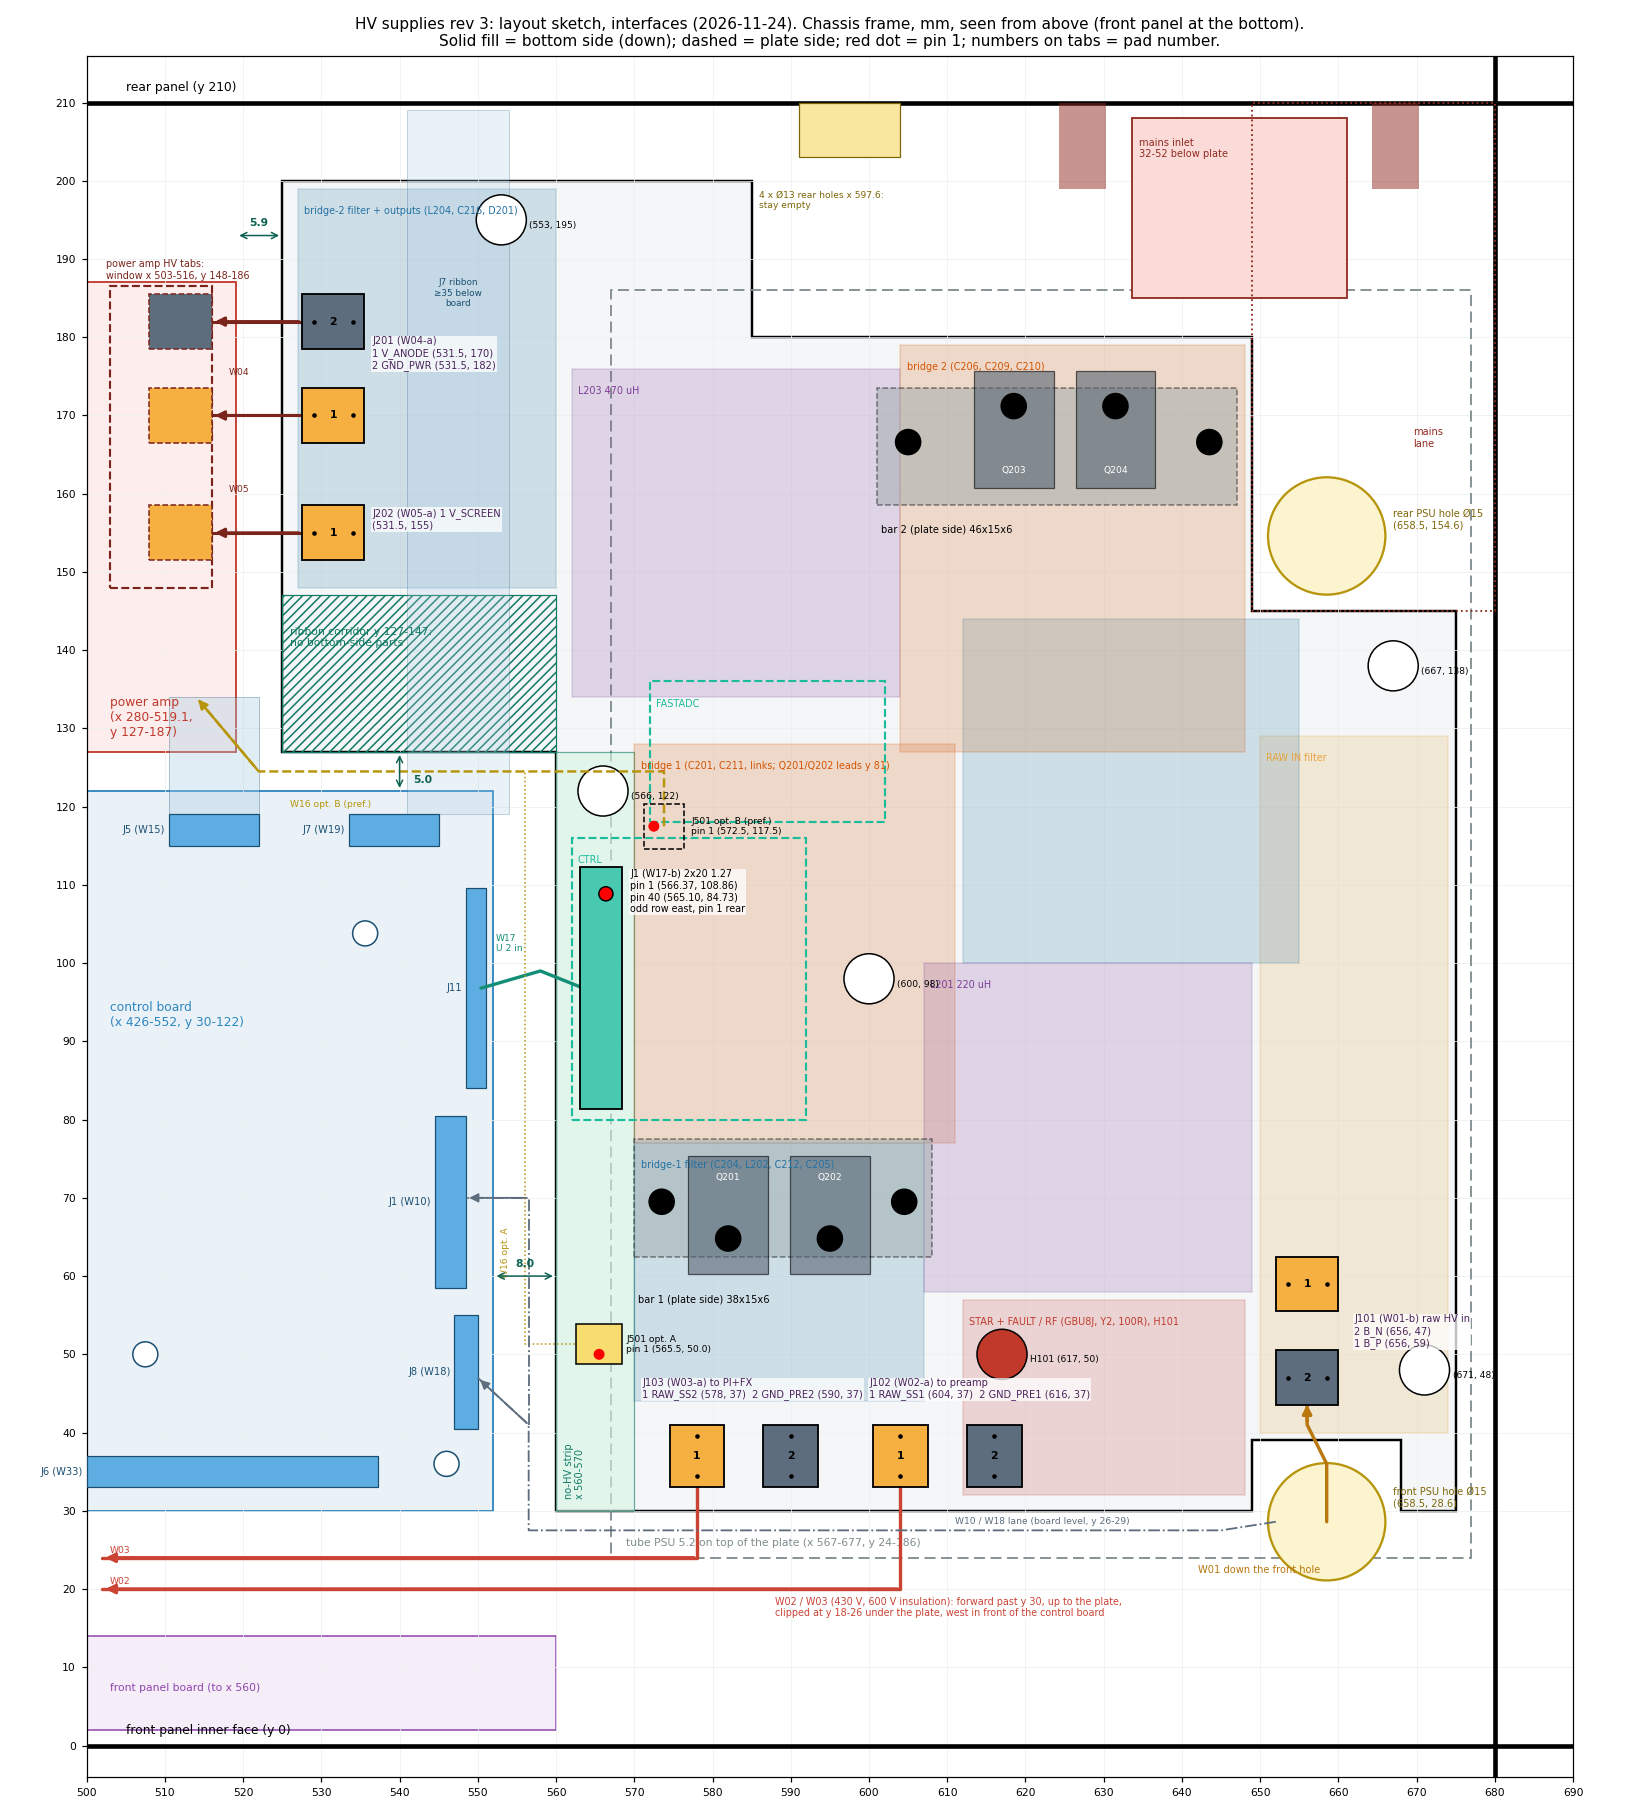

This figure's Python source:
#!/usr/bin/env python3
"""HV supplies rev 3: layout sketch, interfaces only (2026-11-24).

First step of the layout: every connector and tab that leaves the board, at its intended position with its real
footprint, the cables to the mating boards and their routes, the block zones (rectangles only), the keep-outs in
both directions. No detailed placement, no routing. Chassis frame (D748 top plate, mm): x along the front from the
left, y from the front panel's inner face toward the rear; drawn as seen from above (front panel at the bottom).
The board hangs 15 mm under the plate with its THT parts down; tabs and headers are on the downward face.

Inputs: floorplan_chosen.py (outline, standoffs, bars, plate holes, block positions), tube_amplifier_kicad
docs/interfaces.md 2.1, 4, 5, 12.1-12.4 and mechanical/chassis_fit.md (other boards, chassis features).

Run: python3 rev3/mechanical/layout_sketch.py   -> layout_sketch.png (board and its edges), layout_sketch_routes.png
"""
import os
import sys

import matplotlib
matplotlib.use("Agg")
import matplotlib.pyplot as plt                       # noqa: E402
from matplotlib.patches import Circle, Polygon as MPoly, Rectangle   # noqa: E402

HERE = os.path.dirname(os.path.abspath(__file__))
sys.path.insert(0, HERE)
import floorplan_chosen as fp                         # noqa: E402

# ---------------------------------------------------------------------------------------------------------------
# connectors and tabs that leave the board (chassis mm). Blade tab: 4.8 mm, 2 legs on 5.00 mm, 1.4 mm drill
# (Blade_Tab_4.8mm_2x_P12mm / _1x); "legs" = axis of the two legs = the blade's width direction. RCPT = plan
# outline of a fully insulated 4.8 mm receptacle on the tab (8 mm along the blade width x 7 mm), hanging down.
RCPT = (8.0, 7.0)
TABS = [
    # ref, cable, pin, net, x, y, legs axis
    ("J101", "W01", 1, "B_P", 656.0, 59.0, "x"),
    ("J101", "W01", 2, "B_N", 656.0, 47.0, "x"),
    ("J102", "W02", 1, "RAW_SS1", 604.0, 37.0, "y"),
    ("J102", "W02", 2, "GND_PRE1", 616.0, 37.0, "y"),
    ("J103", "W03", 1, "RAW_SS2", 578.0, 37.0, "y"),
    ("J103", "W03", 2, "GND_PRE2", 590.0, 37.0, "y"),
    ("J201", "W04", 1, "V_ANODE", 531.5, 170.0, "x"),
    ("J201", "W04", 2, "GND_PWR", 531.5, 182.0, "x"),
    ("J202", "W05", 1, "V_SCREEN", 531.5, 155.0, "x"),
]
# J1 (W17): J11 moved 16 mm east, same rotation; Samtec SHF-120-01-L-D-TH, shroud about 5.3 x 31 mm
J1_PIN1, J1_PIN2, J1_PIN39, J1_PIN40 = (566.37, 108.86), (565.10, 108.86), (566.37, 84.73), (565.10, 84.73)
J1_SHROUD = (563.07, 81.3, 5.33, 31.0)
# J501 (W16): Molex KK-254 2-pin vertical (housing about 5.1 x 5.8 mm); option A as floorplanned, B proposed
J501_A = ((565.5, 50.0), (565.5, 52.54))
J501_B = ((572.5, 117.5), (575.04, 117.5))

# mating-board positions (proposed windows unless the board has laid them out)
PA_TABS = [("V_SCREEN", 512.0, 155.0), ("V_ANODE", 512.0, 170.0), ("GND_PWR", 512.0, 182.0)]
PA_WINDOW = (503.0, 148.0, 13.0, 38.5)        # power amp east end: blade centres x 503-516, y 148-186.5
PRE_J501 = [("BP_RAW (1)", 356.8, 81.0), ("GND (2)", 371.8, 81.0)]   # preamp layout 6d22ff2 / b953ca3
PIFX_WINDOW = (250.0, 106.0, 26.0, 14.0)      # preferred: front-east corner
PIFX_WINDOW2 = (255.0, 125.0, 21.0, 25.0)     # second: east end behind P-J_PR_*
PIFX_TABS = [("BP_RAW", 270.0, 113.0), ("GND", 258.0, 113.0)]

# other boards and chassis features (interfaces.md 12.1, chassis_fit.md, 12.4)
CTRL = (426, 30, 126, 92)
PA = (280, 127, 239.1, 60)
PIFX = (53, 104, 226, 72)
PRE = (3, 16, 383, 72)
PSU = (567, 24, 110, 162)
FRONT_BOARD = (50, 2, 510, 12)
REAR_IO = (160, 179.7, 162, 30.3)
PSU_HOLES = [(658.5, 28.6), (658.5, 154.6)]
OT_HOLE = (415.5, 90.1)
INLET = (633.6, 185.0, 27.5, 23.0)
CTRL_HDR = {  # control board headers (12.4): name, x0, y0, x1, y1
    "J11": (548.5, 84.0, 551.0, 109.6), "J1 (W10)": (544.5, 58.5, 548.5, 80.5), "J8 (W18)": (547.0, 40.5, 550.0, 55.0),
    "J5 (W15)": (510.5, 115.0, 522.0, 119.0), "J7 (W19)": (533.5, 115.0, 545.0, 119.0),
    "J6 (W33)": (500.0, 33.0, 537.2, 37.0), "J2 (W12)": (442.5, 33.0, 459.2, 37.0), "J4 (W14)": (483.5, 115.0, 500.2, 119.0),
    "J3 (W13)": (429.0, 82.5, 433.0, 99.0), "J9 RJ45": (444.0, 104.0, 466.0, 122.0),
}
CTRL_STANDOFFS = [(432.0, 36.0), (546.0, 36.0), (437.7, 108.2), (437.8, 65.3), (475.0, 111.5), (507.5, 50.0), (535.6, 103.8)]

# block zones (rectangles only): name, x0, y0, x1, y1, side, colour
ZONES = [
    ("RAW IN filter", 650, 40, 674, 129, "b", "#e8a33d"),
    ("STAR + FAULT / RF (GBU8J, Y2, 100R), H101", 612, 32, 648, 57, "b", "#c0392b"),
    ("bridge 1 (C201, C211, links; Q201/Q202 leads y 81)", 570, 77, 611, 128, "b", "#d35400"),
    ("L201 220 uH", 607, 58, 649, 100, "b", "#7d3c98"),
    ("bridge-1 filter (C204, L202, C212, C205)", 570, 44, 607, 77, "b", "#2471a3"),
    ("", 612, 100, 655, 144, "b", "#2471a3"),
    ("L203 470 uH", 562, 134, 604, 176, "b", "#7d3c98"),
    ("bridge 2 (C206, C209, C210)", 604, 127, 648, 179, "b", "#d35400"),
    ("bridge-2 filter + outputs (L204, C216, D201)", 527, 148, 560, 199, "b", "#2471a3"),
    ("CTRL", 562, 80, 592, 116, "p", "#1abc9c"),
    ("FASTADC", 572, 118, 602, 136, "p", "#1abc9c"),
]


def rect(ax, x0, y0, w, h, **kw):
    ax.add_patch(Rectangle((x0, y0), w, h, **kw))


def draw_outline(ax, lw=1.6):
    ax.add_patch(MPoly(fp.OUTLINE, closed=True, fill=True, fc="#f4f6f7", ec="black", lw=lw, zorder=1))


def tab_rect(x, y, legs):
    w, h = RCPT if legs == "x" else RCPT[::-1]
    return x - w / 2, y - h / 2, w, h


def arrow(ax, pts, color, lw=1.6, ls="-", head=True, z=6):
    xs, ys = zip(*pts)
    ax.plot(xs, ys, color=color, lw=lw, ls=ls, zorder=z, solid_capstyle="round")
    if head:
        ax.annotate("", xy=pts[-1], xytext=pts[-2], zorder=z,
                    arrowprops=dict(arrowstyle="-|>", color=color, lw=lw, mutation_scale=12))


def detail():
    fig, ax = plt.subplots(figsize=(15, 16.5))
    ax.set_xlim(500, 690)
    ax.set_ylim(-4, 216)
    ax.set_aspect("equal")
    ax.set_facecolor("white")
    # chassis walls
    ax.axhline(0, color="k", lw=3)
    ax.axhline(210, color="k", lw=3)
    ax.axvline(680, color="k", lw=3)
    ax.text(505, 1.5, "front panel inner face (y 0)", fontsize=8)
    ax.text(505, 211.5, "rear panel (y 210)", fontsize=8)
    # tube PSU on top
    rect(ax, PSU[0], PSU[1], PSU[2], PSU[3], fill=False, ec="#7f8c8d", lw=1.2, ls=(0, (6, 3)), zorder=2)
    ax.text(569, 25.5, "tube PSU 5.2 on top of the plate (x 567-677, y 24-186)", fontsize=7, color="#7f8c8d")
    # other boards
    rect(ax, *CTRL, fc="#eaf2f8", ec="#2e86c1", lw=1.2, zorder=1)
    ax.text(503, 92, "control board\n(x 426-552, y 30-122)", fontsize=8, color="#2e86c1")
    rect(ax, *PA, fc="#fdedec", ec="#c0392b", lw=1.2, zorder=1)
    ax.text(503, 129, "power amp\n(x 280-519.1,\ny 127-187)", fontsize=8, color="#c0392b")
    rect(ax, FRONT_BOARD[0], FRONT_BOARD[1], FRONT_BOARD[2], FRONT_BOARD[3], fc="#f5eef8", ec="#8e44ad", lw=1, zorder=1)
    ax.text(503, 7, "front panel board (to x 560)", fontsize=7, color="#8e44ad")
    for n, (x0, y0, x1, y1) in CTRL_HDR.items():
        if x0 < 500:
            continue
        rect(ax, x0, y0, x1 - x0, y1 - y0, fc="#5dade2", ec="#1b4f72", lw=0.8, zorder=3)
        ax.text(x0 - 0.5, y0 + (y1 - y0) / 2, n, fontsize=6.5, ha="right", va="center", color="#1b4f72", zorder=8)
    for x, y in CTRL_STANDOFFS:
        if x > 500:
            ax.add_patch(Circle((x, y), 1.6, fc="white", ec="#1b4f72", zorder=3))
    # our board
    draw_outline(ax)
    # keep-outs and strips on our board
    rect(ax, 525, 127, 35, 20, fc="none", ec="#117a65", hatch="////", lw=0.8, zorder=2)
    ax.text(526, 140.5, "ribbon corridor y 127-147:\nno bottom-side parts", fontsize=7, color="#117a65", zorder=8)
    rect(ax, 560, 30, 10, 97, fc="#d5f5e3", ec="#117a65", lw=0.8, alpha=0.6, zorder=2)
    ax.text(561, 31.5, "no-HV strip\nx 560-570", fontsize=6.5, color="#117a65", rotation=90, zorder=8, va="bottom")
    for n, x0, y0, x1, y1, side, c in ZONES:
        if side == "b":
            rect(ax, x0, y0, x1 - x0, y1 - y0, fc=c, ec=c, alpha=0.18, lw=1, zorder=2)
        else:
            rect(ax, x0, y0, x1 - x0, y1 - y0, fc="none", ec=c, ls="--", lw=1.4, zorder=4)
        if n:
            ax.text(x0 + 0.8, y1 - 2.2, n, fontsize=6.3, color=c, zorder=8, va="top",
                    wrap=True)
    # bars, devices and plate holes (plate side)
    for n, x, y, w, h, note in fp.PLATE_FIXED:
        rect(ax, x, y + 0.5, w, 15, fc="#95a5a6", ec="black", alpha=0.45, lw=1, ls="--", zorder=4)
    for (qx, qy, nm, lead_dir) in [(582, 64.8, "Q201", 1), (595, 64.8, "Q202", 1), (618.5, 171.2, "Q203", -1),
                                   (631.5, 171.2, "Q204", -1)]:
        rect(ax, qx - 5.1, qy - 4.5 if lead_dir > 0 else qy - 10.5, 10.2, 15.0, fc="#566573", ec="k", alpha=0.6,
             lw=0.8, zorder=4)
        ax.text(qx, qy + (7.5 if lead_dir > 0 else -8.5), nm, fontsize=6, ha="center", color="white", zorder=8)
    for hx, hy, _ in fp.PLATE_HOLES:
        ax.add_patch(Circle((hx, hy), 1.7, fc="black", zorder=5))
    ax.text(570.5, 56.5, "bar 1 (plate side) 38x15x6", fontsize=6.5, zorder=8)
    ax.text(601.5, 155.0, "bar 2 (plate side) 46x15x6", fontsize=6.5, zorder=8)
    for hx, hy, plated, _ in fp.HOLES:
        ax.add_patch(Circle((hx, hy), 3.2, fc="#c0392b" if plated else "white", ec="black", lw=1, zorder=5))
        ax.text(hx + 3.6, hy - 1, ("H101 " if plated else "") + f"({hx:.0f}, {hy:.0f})", fontsize=6, zorder=8)
    # PSU cable holes, mains inlet, rear panel holes
    for i, (hx, hy) in enumerate(PSU_HOLES):
        ax.add_patch(Circle((hx, hy), 7.5, fc="#fcf3cf", ec="#b7950b", lw=1.5, zorder=5))
        ax.text(hx + 8.5, hy + (2 if i == 0 else 1), ("front" if i == 0 else "rear") + f" PSU hole Ø15\n({hx}, {hy})",
                fontsize=6.5, color="#7d6608", zorder=8)
    rect(ax, *INLET, fc="#fadbd8", ec="#922b21", lw=1.2, zorder=3)
    ax.text(634.5, 203, "mains inlet\n32-52 below plate", fontsize=6.5, color="#922b21", zorder=8)
    for sx in (627.3, 667.3):
        rect(ax, sx - 3, 199, 6, 11, fc="#922b21", alpha=0.5, zorder=3)
    rect(ax, 649, 145, 31, 65, fc="none", ec="#922b21", ls=":", lw=1.2, zorder=3)
    ax.text(669.5, 166, "mains\nlane", fontsize=6.5, color="#922b21", zorder=8)
    rect(ax, 591, 203, 13, 7, fc="#f9e79f", ec="#7d6608", lw=0.8, zorder=3)
    ax.text(586, 196.5, "4 x Ø13 rear holes x 597.6:\nstay empty", fontsize=6, color="#7d6608", zorder=8)
    # tabs and receptacles
    colors = {"W01": "#b9770e", "W02": "#cb4335", "W03": "#cb4335", "W04": "#7b241c", "W05": "#7b241c"}
    for ref, w, pin, net, x, y, legs in TABS:
        x0, y0, ww, hh = tab_rect(x, y, legs)
        rect(ax, x0, y0, ww, hh, fc="#f5b041" if "GND" not in net and net != "B_N" else "#5d6d7e", ec="black",
             lw=1.2, zorder=7)
        if legs == "x":
            ax.plot([x - 2.5, x + 2.5], [y, y], "k.", ms=4, zorder=8)
        else:
            ax.plot([x, x], [y - 2.5, y + 2.5], "k.", ms=4, zorder=8)
        ax.text(x, y, str(pin), fontsize=7, ha="center", va="center", weight="bold", zorder=9)
    lab = {"J101": (662, 51, "J101 (W01-b) raw HV in\n2 B_N (656, 47)\n1 B_P (656, 59)"),
           "J102": (600, 44.5, "J102 (W02-a) to preamp\n1 RAW_SS1 (604, 37)  2 GND_PRE1 (616, 37)"),
           "J103": (571, 44.5, "J103 (W03-a) to PI+FX\n1 RAW_SS2 (578, 37)  2 GND_PRE2 (590, 37)"),
           "J201": (536.5, 176, "J201 (W04-a)\n1 V_ANODE (531.5, 170)\n2 GND_PWR (531.5, 182)"),
           "J202": (536.5, 155.5, "J202 (W05-a) 1 V_SCREEN\n(531.5, 155)")}
    for ref, (lx, ly, t) in lab.items():
        ax.text(lx, ly, t, fontsize=6.5, zorder=9, color="#4a235a",
                bbox=dict(fc="white", ec="none", alpha=0.75, pad=0.6))
    # J1 and J501
    rect(ax, *J1_SHROUD, fc="#48c9b0", ec="black", lw=1.2, zorder=7)
    ax.add_patch(Circle(J1_PIN1, 0.9, fc="red", ec="k", zorder=9))
    ax.text(569.5, 106.5, "J1 (W17-b) 2x20 1.27\npin 1 (566.37, 108.86)\npin 40 (565.10, 84.73)\nodd row east, pin 1 rear",
            fontsize=6.3, zorder=9, bbox=dict(fc="white", ec="none", alpha=0.75, pad=0.6))
    arrow(ax, [(550.4, 96.8), (558, 99), (563.5, 96.8)], "#148f77", lw=2.2, head=False)
    ax.text(552.3, 101.5, "W17\nU 2 in", fontsize=6, color="#148f77", zorder=9)
    for (p1, p2), style, name in [(J501_A, "-", "J501 opt. A"), (J501_B, "--", "J501 opt. B (pref.)")]:
        cx, cy = (p1[0] + p2[0]) / 2, (p1[1] + p2[1]) / 2
        vert = p1[0] == p2[0]
        w, h = (5.8, 5.1) if vert else (5.1, 5.8)
        rect(ax, cx - w / 2, cy - h / 2, w, h, fc="#f7dc6f" if style == "-" else "none", ec="black", ls=style, lw=1,
             zorder=7)
        ax.add_patch(Circle(p1, 0.7, fc="red", zorder=9))
        ax.text(cx + 3.5, cy - 1, name + f"\npin 1 ({p1[0]}, {p1[1]})", fontsize=6, zorder=9)
    # power amp tab window and proposed tabs
    rect(ax, *PA_WINDOW, fc="none", ec="#7b241c", ls="--", lw=1.4, zorder=6)
    ax.text(502.5, 187.5, "power amp HV tabs:\nwindow x 503-516, y 148-186", fontsize=6.3, color="#7b241c", zorder=9)
    for n, x, y in PA_TABS:
        rect(ax, x - 4, y - 3.5, 8, 7, fc="#f5b041" if n != "GND_PWR" else "#5d6d7e", ec="#7b241c", lw=1, ls="--",
             zorder=7)
    # cable routes on this panel
    arrow(ax, [(658.5, 28.6), (658.5, 36), (656, 41), (656, 44)], colors["W01"], lw=2.2)
    ax.text(642, 22, "W01 down the front hole", fontsize=6.5, color=colors["W01"], zorder=9)
    arrow(ax, [(604, 33.5), (604, 20), (502, 20)], colors["W02"], lw=2.2)
    arrow(ax, [(578, 33.5), (578, 24), (502, 24)], colors["W03"], lw=2.2)
    ax.text(503, 20.6, "W02", fontsize=6, color=colors["W02"], zorder=9)
    ax.text(503, 24.6, "W03", fontsize=6, color=colors["W03"], zorder=9)
    ax.text(588, 16.5, "W02 / W03 (430 V, 600 V insulation): forward past y 30, up to the plate,\n"
                       "clipped at y 18-26 under the plate, west in front of the control board",
            fontsize=6.3, color=colors["W02"], zorder=9, bbox=dict(fc="white", ec="none", alpha=0.75, pad=0.6))
    for y in (155, 170, 182):
        arrow(ax, [(527.5, y), (516, y)], colors["W04"], lw=2)
    ax.text(519.5, 160.2, "W05", fontsize=6, color=colors["W04"], zorder=9, ha="center")
    ax.text(519.5, 175.2, "W04", fontsize=6, color=colors["W04"], zorder=9, ha="center")
    # W16 option B route
    arrow(ax, [(573.8, 117.5), (573.8, 124.5), (522, 124.5), (514, 134)], "#b7950b", lw=1.6, ls="--")
    ax.text(526, 120, "W16 opt. B (pref.)", fontsize=6, color="#b7950b", zorder=9)
    arrow(ax, [(565.5, 51.3), (556, 51.3), (556, 124.5)], "#b7950b", lw=1.0, ls=":", head=False)
    ax.text(553, 60, "W16 opt. A", fontsize=6, color="#b7950b", rotation=90, zorder=9)
    # W10 / W18 lane (PSU -> control board), not ours
    arrow(ax, [(652, 28.6), (645, 27.5), (556.5, 27.5), (556.5, 41), (550, 47)], "#5d6d7e", lw=1.2, ls="-.")
    arrow(ax, [(556.5, 41), (556.5, 70), (548.5, 70)], "#5d6d7e", lw=1.2, ls="-.")
    ax.text(611, 28.3, "W10 / W18 lane (board level, y 26-29)", fontsize=6, color="#5d6d7e", zorder=9)
    # J5 / J7 ribbons
    rect(ax, 541, 119, 13, 90, fc="#a9cce3", ec="#1b4f72", alpha=0.25, lw=0.6, zorder=2)
    ax.text(547.5, 184, "J7 ribbon\n≥35 below\nboard", fontsize=5.8, color="#1b4f72", ha="center", zorder=9)
    rect(ax, 510.5, 119, 11.5, 15, fc="#a9cce3", ec="#1b4f72", alpha=0.35, lw=0.6, zorder=2)
    # dimensions
    def dim(p, q, t, off=(0, 0), rot=0):
        ax.annotate("", xy=p, xytext=q, arrowprops=dict(arrowstyle="<->", color="#0e6251", lw=1), zorder=9)
        ax.text((p[0] + q[0]) / 2 + off[0], (p[1] + q[1]) / 2 + off[1], t, fontsize=7, color="#0e6251",
                ha="center", rotation=rot, zorder=9, weight="bold")
    dim((552, 60), (560, 60), "8.0", (0, 1.2))
    dim((540, 122), (540, 127), "5.0", (3, -1.5))
    dim((519.1, 193), (525, 193), "5.9", (0, 1.2))
    ax.set_title("HV supplies rev 3: layout sketch, interfaces (2026-11-24). Chassis frame, mm, seen from above "
                 "(front panel at the bottom).\nSolid fill = bottom side (down); dashed = plate side; red dot = pin 1; "
                 "numbers on tabs = pad number.", fontsize=10)
    ax.grid(True, color="#ecf0f1", lw=0.5)
    ax.set_xticks(range(500, 691, 10))
    ax.set_yticks(range(0, 216, 10))
    ax.tick_params(labelsize=7)
    fig.tight_layout()
    fig.savefig(os.path.join(HERE, "layout_sketch.png"), dpi=110)


def routes():
    fig, ax = plt.subplots(figsize=(18, 7))
    ax.set_xlim(0, 690)
    ax.set_ylim(-4, 216)
    ax.set_aspect("equal")
    ax.axhline(0, color="k", lw=2.5)
    ax.axhline(210, color="k", lw=2.5)
    for (x0, y0, w, h), n, c in [(PRE, "preamp", "#27ae60"), (PIFX, "PI + FX", "#8e44ad"), (PA, "power amp", "#c0392b"),
                                 (CTRL, "control board", "#2e86c1"), (FRONT_BOARD, "front panel board", "#8e44ad"),
                                 (REAR_IO, "rear I/O", "#7f8c8d")]:
        rect(ax, x0, y0, w, h, fc=c, alpha=0.12, ec=c, lw=1.2)
        ax.text(x0 + 2, y0 + h - 7, n, fontsize=8, color=c)
    draw_outline(ax, lw=1.2)
    ax.text(600, 110, "HV supplies", fontsize=8)
    rect(ax, PSU[0], PSU[1], PSU[2], PSU[3], fill=False, ec="#7f8c8d", ls="--")
    for hx, hy in PSU_HOLES:
        ax.add_patch(Circle((hx, hy), 7.5, fc="#fcf3cf", ec="#b7950b"))
    ax.add_patch(Circle(OT_HOLE, 7, fc="#fdebd0", ec="#a04000", lw=1.2))
    ax.add_patch(Circle(OT_HOLE, 15, fill=False, ec="#a04000", ls=":"))
    ax.text(OT_HOLE[0] - 46, OT_HOLE[1] + 10, "OT lead hole (415.5, 90.1)\n15 mm circle", fontsize=6.5, color="#a04000")
    for x, y in CTRL_STANDOFFS:
        ax.add_patch(Circle((x, y), 2.5, fc="white", ec="#1b4f72"))
    # other cables that W02 / W03 meet
    rect(ax, 388, 14, 12, 82, fc="#d2b4de", alpha=0.45, ec="none")
    ax.text(389, 16, "W30-32", fontsize=6, rotation=90, color="#6c3483")
    rect(ax, 381, 40, 77, 20, fc="#aed6f1", alpha=0.45, ec="none")
    ax.text(436, 55, "W12", fontsize=6.5, color="#1b4f72")
    ax.plot([455, 430, 40], [122, 96, 96], color="#17a589", lw=1.2, ls="-.")
    ax.text(300, 92, "W20 Ethernet (y ~96)", fontsize=6.5, color="#17a589")
    ax.plot([431, 300, 280], [90, 100, 110], color="#1f618d", lw=1.2, ls=":")
    ax.text(300, 101.5, "W13", fontsize=6.5, color="#1f618d")
    ax.plot([415.5, 420, 430], [90.1, 110, 140], color="#a04000", lw=1.2, ls="--")
    ax.text(422, 128, "OT leads", fontsize=6.5, color="#a04000")
    # W02 (preamp): plate level solid, low level dotted
    c2, c3 = "#cb4335", "#e74c3c"
    arrow(ax, [(604, 37), (604, 20), (424, 20), (424, 70)], c2, lw=2.2, head=False)
    arrow(ax, [(424, 70), (372, 70), (372, 79)], c2, lw=2.0, ls=":")
    ax.text(470, 13.5, "W02 RAW_SS1 to preamp J501 (plate level ——, low ····), ~380 mm, cut 450", fontsize=7, color=c2)
    # W03 (PI + FX), option (a): plate level over the control board's west strip x 442-448
    arrow(ax, [(578, 37), (578, 24), (445, 24), (445, 120), (285, 120)], c3, lw=2.2, head=False)
    arrow(ax, [(285, 120), (285, 113), (270, 113)], c3, lw=2.0, ls=":")
    arrow(ax, [(424, 70), (424, 118)], c3, lw=1.0, ls=(0, (1, 3)), head=False)
    ax.text(290, 123, "W03 RAW_SS2 to PI + FX, option (a): plate level over the control board's west strip, "
                      "~520 mm, cut 600", fontsize=7, color=c3)
    ax.text(425.5, 108, "(b)", fontsize=6.5, color=c3)
    for n, x, y in PRE_J501:
        rect(ax, x - 3.5, y - 4, 7, 8, fc="#f5b041", ec="k", lw=0.8)
    ax.text(330, 70, "preamp J501\n(357 / 372, ~81)", fontsize=6.5)
    rect(ax, *PIFX_WINDOW, fc="none", ec="#8e44ad", ls="--", lw=1.4)
    rect(ax, *PIFX_WINDOW2, fc="none", ec="#8e44ad", ls=":", lw=1.0)
    for n, x, y in PIFX_TABS:
        rect(ax, x - 3.5, y - 4, 7, 8, fc="#f5b041" if n != "GND" else "#5d6d7e", ec="#8e44ad", ls="--", lw=0.8)
    ax.text(222, 110, "PI + FX\nraw tabs\n(window)", fontsize=6.5, color="#8e44ad")
    rect(ax, *PA_WINDOW, fc="none", ec="#7b241c", ls="--", lw=1.2)
    for y in (155, 170, 182):
        arrow(ax, [(531.5, y), (512, y)], "#7b241c", lw=1.6)
    ax.set_title("HV supplies rev 3: cable routes to the mating boards (W02 / W03 / W04 / W05), chassis frame, "
                 "seen from above", fontsize=10)
    ax.set_xticks(range(0, 691, 50))
    ax.tick_params(labelsize=7)
    ax.grid(True, color="#ecf0f1", lw=0.5)
    fig.tight_layout()
    fig.savefig(os.path.join(HERE, "layout_sketch_routes.png"), dpi=100)


if __name__ == "__main__":
    detail()
    routes()
    print("wrote layout_sketch.png, layout_sketch_routes.png")
